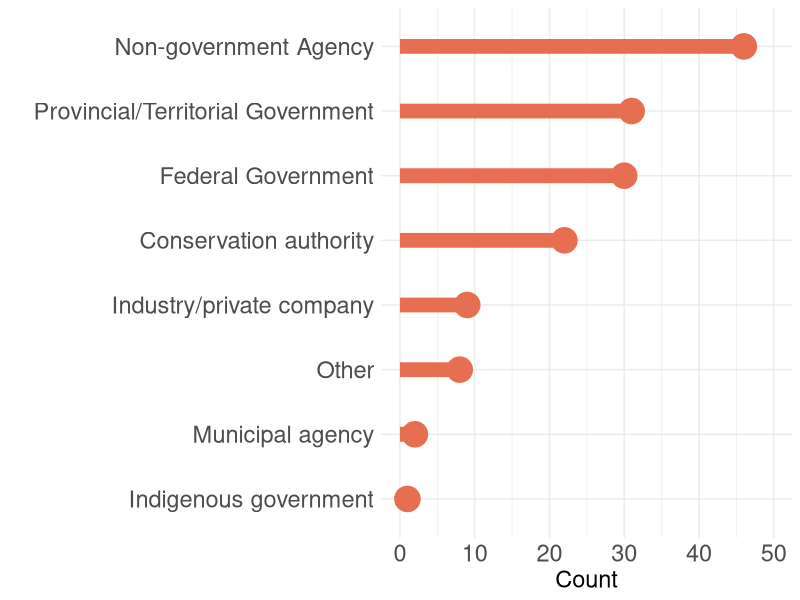
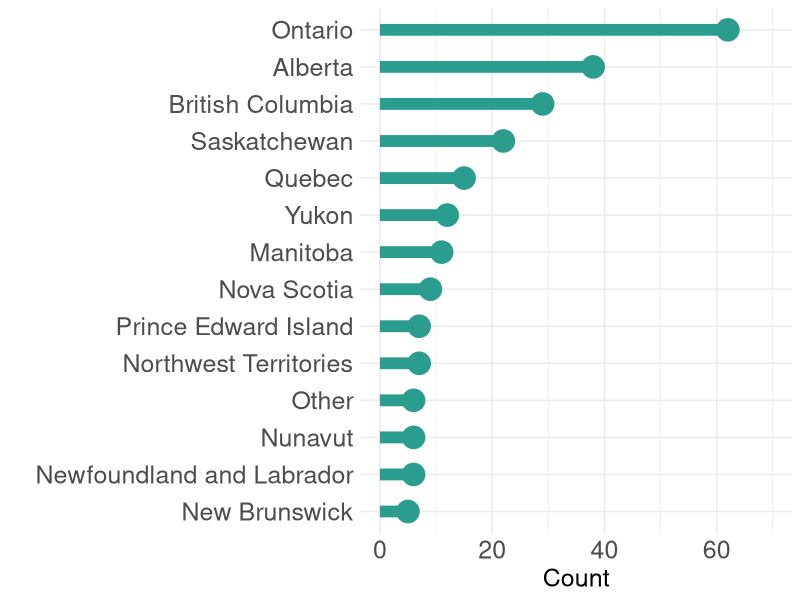
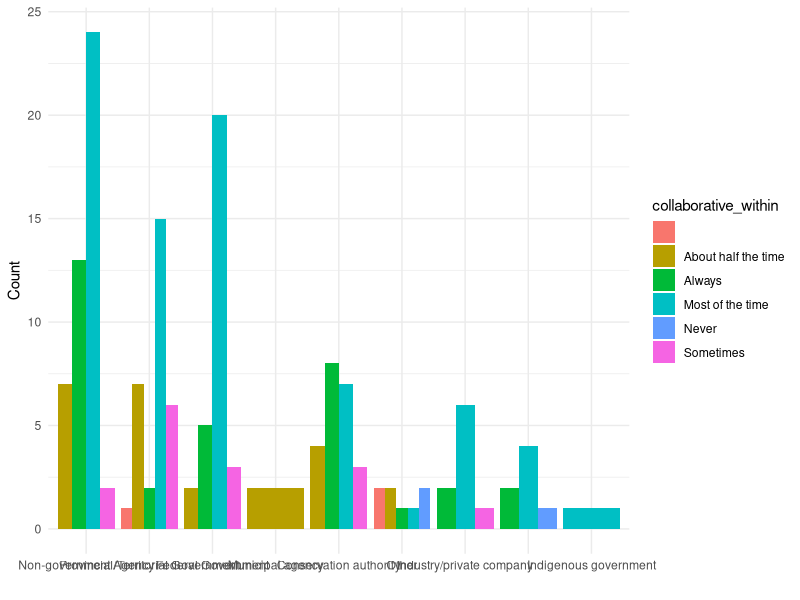

Generate these figures, in order, with R:
library(tidyverse)


data <- read.csv("data/survey_likerts.csv")
colnames(data)
str(data)

data$organization <- recode_factor(data$organization,
                                   "Non-government agency (e.g., Nature Conservancy Canada, Ducks Unlimited Canada)" = "Non-government Agency",
                                   "Canadian provincial or territorial government agency" = "Provincial/Territorial Government",
                                   "Canadian federal government agency" = "Federal Government")




orgs <- data %>% count(organization)
orgs <- orgs[-8,]
colnames(orgs)



orgs %>% mutate(organization = fct_reorder(organization,
                                           n, .desc = FALSE)) %>% 
            ggplot() + 
            geom_segment( aes(x = organization, xend = organization, 
                              y = 0, yend = n),
                colour = "#e76f51", lwd = 5) +
  geom_point(aes(x = organization, y = n), colour = "#e76f51",
             fill = "white", size=7, shape = 19, stroke = 1.5) +
            coord_flip() +
            xlab(" ") +
            ylab("Count") +
            theme_minimal() +
            theme(axis.text = element_text(size = 17),
                  axis.title = element_text(size = 17),
                  #legend.position = "none",
                  legend.key.size = unit(1, 'cm'),
                  legend.text = element_text(size = 12),
                  #legend.direction = "horizontal",
                  legend.title = element_blank()) +
            ylim(0, 50)



### location

location <- data %>% select(location)

location <- location %>% separate_longer_delim(location, delim = ",")

loc <- location %>% count(location)
loc <- loc[2:15,]
write.csv(loc, "location.csv")



loc %>% mutate(location = fct_reorder(location,
                                           n, .desc = FALSE)) %>% 
            ggplot() + 
            geom_segment( aes(x = location, xend = location, 
                              y = 0, yend = n),
                          colour = "#2a9d8f", lwd = 4) +
            geom_point(aes(x = location, y = n), colour = "#2a9d8f",
                       fill = "white", size=6, shape = 19, stroke = 1.5) +
            coord_flip() +
            xlab(" ") +
            ylab("Count") +
            theme_minimal() +
            theme(axis.text = element_text(size = 18),
                  axis.title = element_text(size = 18),
                  #legend.position = "none",
                  legend.key.size = unit(1, 'cm'),
                  legend.text = element_text(size = 12),
                  #legend.direction = "horizontal",
                  legend.title = element_blank()) +
            ylim(0, 70)


colnames(data)

collab_within_org <- data %>% group_by(organization) %>% 
            count(collaborative_within)

collab_within_org <- collab_within_org[-27,]

collab_within_org %>% ggplot(aes(fill = collaborative_within, y = n, 
                                 label = n,
                         x = organization)) + 
            geom_bar(position = "dodge", stat = "identity") +
            #coord_flip() +
            xlab(" ") +
            ylab("Count") +
            theme_minimal() 
            # theme(axis.text = element_text(size = 20),
            #       axis.title = element_text(size = 20),
            #       #legend.position = "none",
            #       legend.key.size = unit(1, 'cm'),
            #       legend.text = element_text(size = 12),
            #       #legend.direction = "horizontal",
            #       legend.title = element_blank()) 
            # geom_text(size = 10, alpha = 1, colour = "white",
            #           position = position_stack(vjust = 0.55)) +
            # guides(fill = guide_legend(reverse = TRUE,
            #                            label.position = "bottom")) +
            # scale_fill_manual(values = colours)










collab_within_org <- collab_within_org[5:31,]
















collab_outside_org <- data %>% group_by(organization) %>% 
            count(collaborative_outside)

